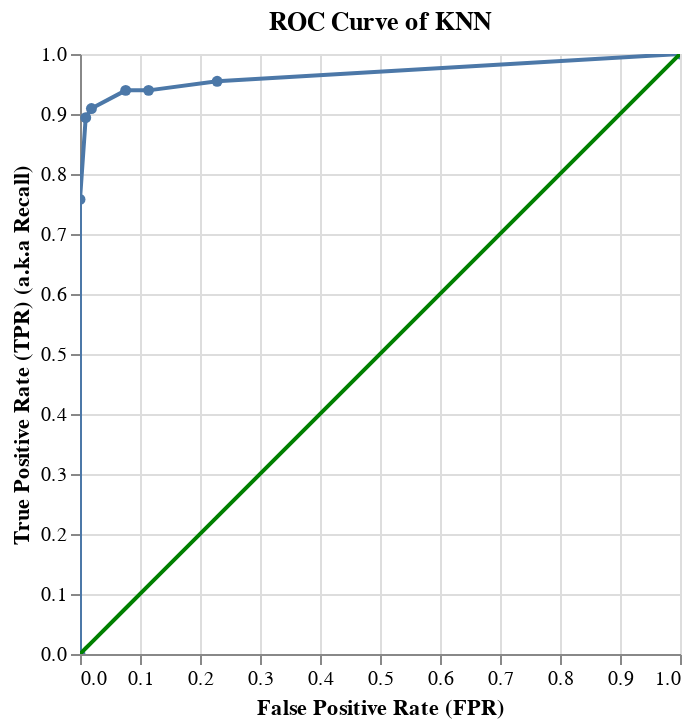

The cell this chart's notebook holds for it:
### Code cell
import altair as alt

base = alt.Chart(df, 
                 title='ROC Curve of KNN'
                ).properties(width=300)

roc_curve = base.mark_line(point=True).encode(
    alt.X('fpr', title='False Positive Rate (FPR)',  sort=None),
    alt.Y('tpr', title='True Positive Rate (TPR) (a.k.a Recall)'),
)

roc_rule = base.mark_line(color='green').encode(
    x='fpr',
    y='fpr',
    size=alt.value(2)
)

(roc_curve + roc_rule).interactive()

### Figure 1 — Vega-Lite specification as saved in the notebook (floating-point values rounded to 4 significant figures)
{"$schema": "https://vega.github.io/schema/vega-lite/v2.6.0.json", "config": {"view": {"height": 300, "width": 400}}, "datasets": {"data-86b77d9f45aad9430de7eba0042c0d44": [{"fpr": 0, "tpr": 0}, {"fpr": 0, "tpr": 0.7576}, {"fpr": 0.009524, "tpr": 0.8939}, {"fpr": 0.01905, "tpr": 0.9091}, {"fpr": 0.07619, "tpr": 0.9394}, {"fpr": 0.1143, "tpr": 0.9394}, {"fpr": 0.2286, "tpr": 0.9545}, {"fpr": 1, "tpr": 1}]}, "layer": [{"data": {"name": "data-86b77d9f45aad9430de7eba0042c0d44"}, "encoding": {"x": {"field": "fpr", "sort": null, "title": "False Positive Rate (FPR)", "type": "quantitative"}, "y": {"field": "tpr", "title": "True Positive Rate (TPR) (a.k.a Recall)", "type": "quantitative"}}, "mark": {"point": true, "type": "line"}, "selection": {"selector001": {"bind": "scales", "encodings": ["x", "y"], "mark": {"fill": "#333", "fillOpacity": 0.125, "stroke": "white"}, "on": "[mousedown, window:mouseup] > window:mousemove!", "resolve": "global", "translate": "[mousedown, window:mouseup] > window:mousemove!", "type": "interval", "zoom": "wheel!"}}, "title": "ROC Curve of KNN", "width": 300}, {"data": {"name": "data-86b77d9f45aad9430de7eba0042c0d44"}, "encoding": {"size": {"value": 2}, "x": {"field": "fpr", "type": "quantitative"}, "y": {"field": "fpr", "type": "quantitative"}}, "mark": {"color": "green", "type": "line"}, "title": "ROC Curve of KNN", "width": 300}]}
